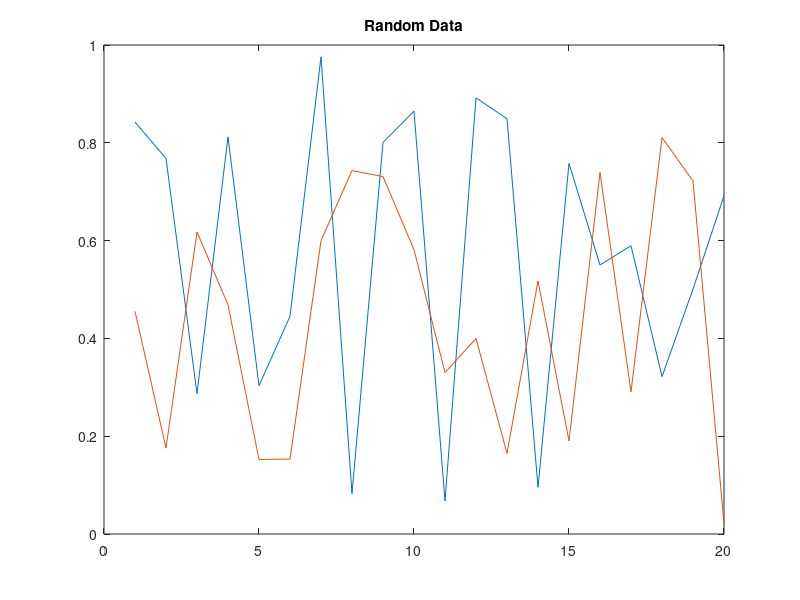
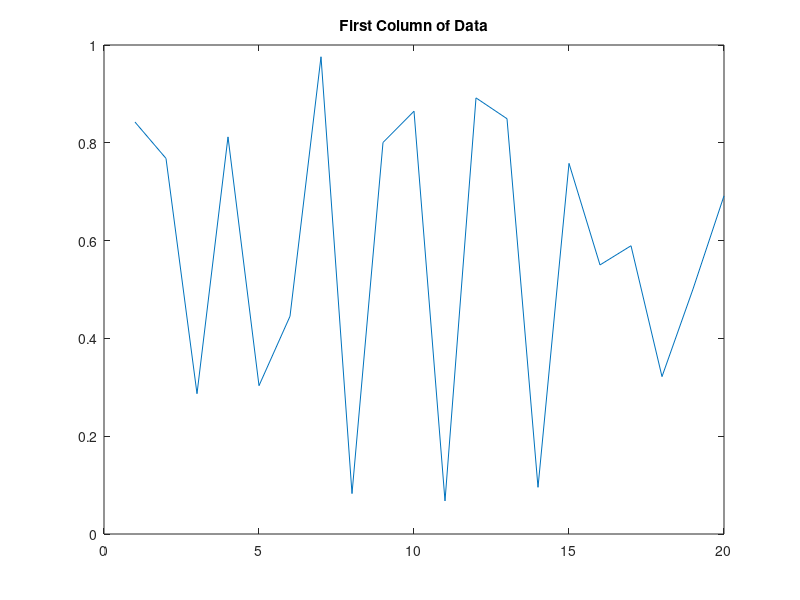

MATLAB code to generate these figures, in order: (Note: this script raises an error after producing the figures.)
%% 将元胞数组的内容传递给函数
randCell = {'Random Data', rand(20,2)};
plot(randCell{1,2})
title(randCell{1,1})

figure
plot(randCell{1,2}(:,1))    % 仅绘制数据的第一列
title('First Column of Data')

%% 使用 cell2mat 合并多个元胞中的数值数据
temperature(1,:) = {'2020-01-01', [45, 49, 0]};
temperature(2,:) = {'2020-04-03', [54, 68, 21]};
temperature(3,:) = {'2020-06-20', [72, 85, 53]};
temperature(4,:) = {'2020-09-15', [63, 81, 56]};
temperature(5,:) = {'2020-12-31', [38, 54, 18]};

allTemps = cell2mat(temperature(:,2));
dates = datetime(temperature(:,1));

plot(dates, allTemps)
%% 将多个元胞的内容作为以逗号分隔的列表传递给函数
X = -pi:pi/10:pi;
Y = tan(sin(X)) - sin(tan(X));

C(:,1) = {'LineWidth'; 2};
C(:,2) = {'MarkerEdgeColor'; 'k'};
C(:,3) = {'MarkerFaceColor'; 'g'};

plot(X, Y, '--rs', C{:})
